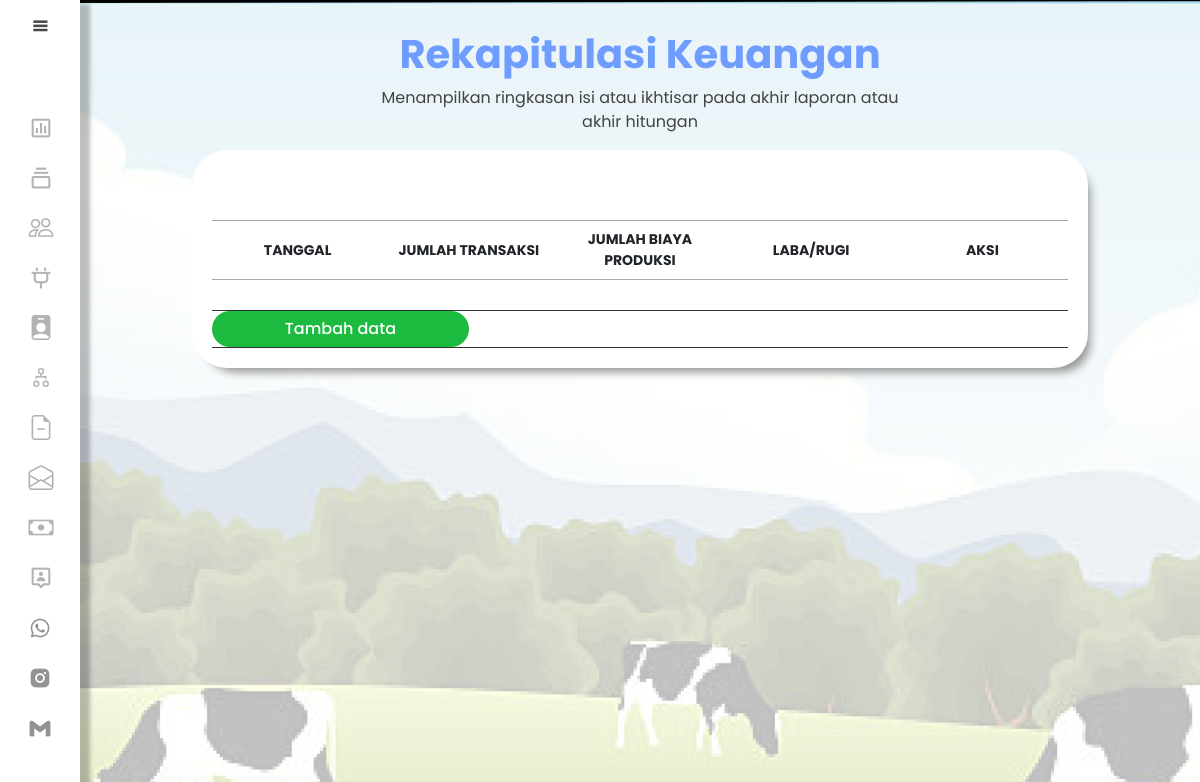
Page /admin/rekapitulasi.php (signed in) on the earlier database version.
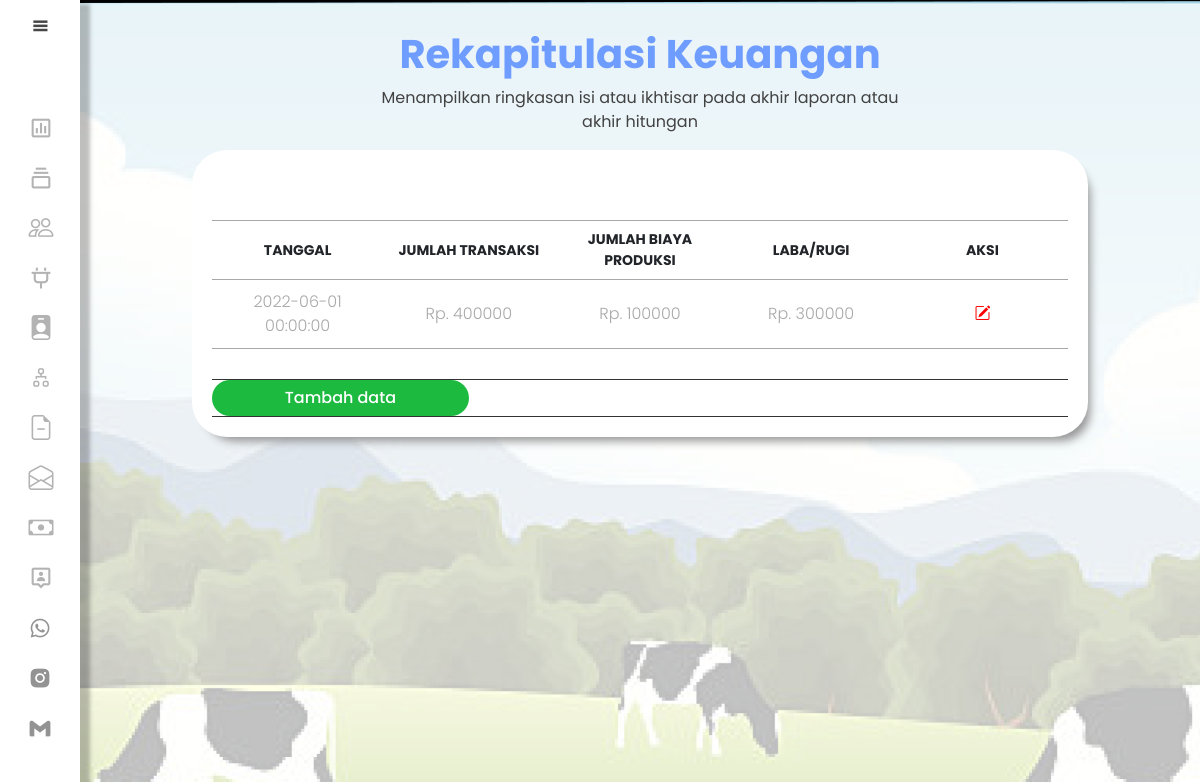
Same page on the later database version.
### tables this page shows
CREATE TABLE `data_rekapitulasi` (
  `id_rekapitulasi` int(5) NOT NULL,
  `tanggal` datetime NOT NULL,
  `transaksi` int(255) NOT NULL,
  `biaya` int(255) NOT NULL,
  `hasil` int(20) NOT NULL
);

### admin/rekapitulasi.php (the view, shortened to what this page needs)
<!DOCTYPE html>
<html lang="en">
<head>
    <link href="https://cdn.jsdelivr.net/npm/bootstrap@5.1.3/dist/css/bootstrap.min.css" rel="stylesheet">
    <link href='https://unpkg.com/boxicons@2.1.2/css/boxicons.min.css' rel='stylesheet'>
    <link rel="stylesheet" href="https://cdn.jsdelivr.net/npm/bootstrap-icons@1.8.1/font/bootstrap-icons.css">
    <link rel="stylesheet" href="css/bahanProduk.css">
</head>
<body>
    <div class="sidebar">
        <div class="logo-content">
            <div class="logo">
            </div>
            <i class='bx bx-menu' id="btn"></i>
        </div>
        <ul class="nav">
        <li>
                <a href="index.php">
                    <i class='bx bx-bar-chart-square'></i>
                </a>
            </li>
            <li>
                <a href="produk.php">
                    <i class='bx bx-collection'></i>
                </a>
            </li>
            <li>
                <a href="data_pembeli.php">
                    <i class="bi bi-people"></i>
                </a>
            </li>
            <li>
                <a href="transaksi.php">
                    <i class='bx bx-plug'></i>
                </a>
            </li>
            <li>
                <a href="data_pegawai.php">
                    <i class="bi bi-person-badge-fill"></i>
                </a>
            </li>
            <li>
                <a href="website.php">
                    <i class="bi bi-diagram-2"></i>
                </a>
            </li>
            <li>
                <a href="bahanProduk.php">
                    <i class='bi bi-file-earmark-minus'></i>
                </a>
            </li>
            <li>
                <a href="ulasan.php">
                    <i class="bi bi-envelope-open"></i>
                </a>
            </li>
            <li>
                <a href="rekapitulasi.php">
                    <i class="bi bi-cash"></i>
                </a>
            </li>
            <li>
                <a href="profil.php">
                    <i class='bx bx-user-pin'></i>
                </a>
            </li>
            <div class="sosial-media">
                <i class='sosial bx bxl-gmail' id="gmail"></i>
                <a href="https://www.instagram.com/__deenda/">
                    <i class='sosial bx bxl-instagram-alt' id="instagram"></i>
                </a>
                <a href="http://wa.me/+628813430521">
                    <i class='sosial bx bxl-whatsapp' id="whatsapp"></i>
                </a>
            </div>
        </ul>
    </div>
    <div class="home-content">
        <div class="data-produk">
            <div class="title">
                <h1>Rekapitulasi Keuangan</h1>
                <p>Menampilkan ringkasan isi atau ikhtisar pada akhir laporan atau <br>
akhir hitungan</p>
            </div>
            <div class="data-tabel">
                <table>
                    <thead>
                        <tr id="table-title">
                            <th>Tanggal</th>
                            <th>Jumlah Transaksi</th>
                            <th>Jumlah Biaya Produksi</th>
                            <th>Laba/Rugi</th>
                            <th>aksi</th>
                        </tr>
                    </thead>
                    <tbody>
                        <?php
                        require("../link/homepage/koneksi.php");
                        $query = "SELECT * FROM data_rekapitulasi";
                        $result = $conn -> query($query);
                        while ($row = $result -> fetch_assoc()) :
                        ?>
                        <tr id="data-table">
                            <td><?php echo $row['tanggal']; ?></td>
                            <td>Rp. <?php echo $row['transaksi']; ?></td>
                            <td>Rp. <?php echo $row['biaya'] ?></td>
                            <td>Rp. <?php echo $row['hasil']; ?></td>
                            <td>
                                <a href="edit_rekap.php?id=<?= $row["id_rekapitulasi"]; ?>">
                                    <button type="button" class="bi bi-pencil-square" id="edit"></button>
                                </a>
                            </td>
                        </tr>
                        <?php endwhile ?>
                    </tbody>
                </table>
                <div class="button-action">
                    <button class="btn btn-tambah" type="button" id="tambah">Tambah data</button>
                </div>
            </div>
        </div>
    </div>
</body>
</html>

Differences in the rows shown:
added data_rekapitulasi: tanggal "2022-06-01 00:00:00", transaksi "400000", biaya "100000", hasil "300000"
